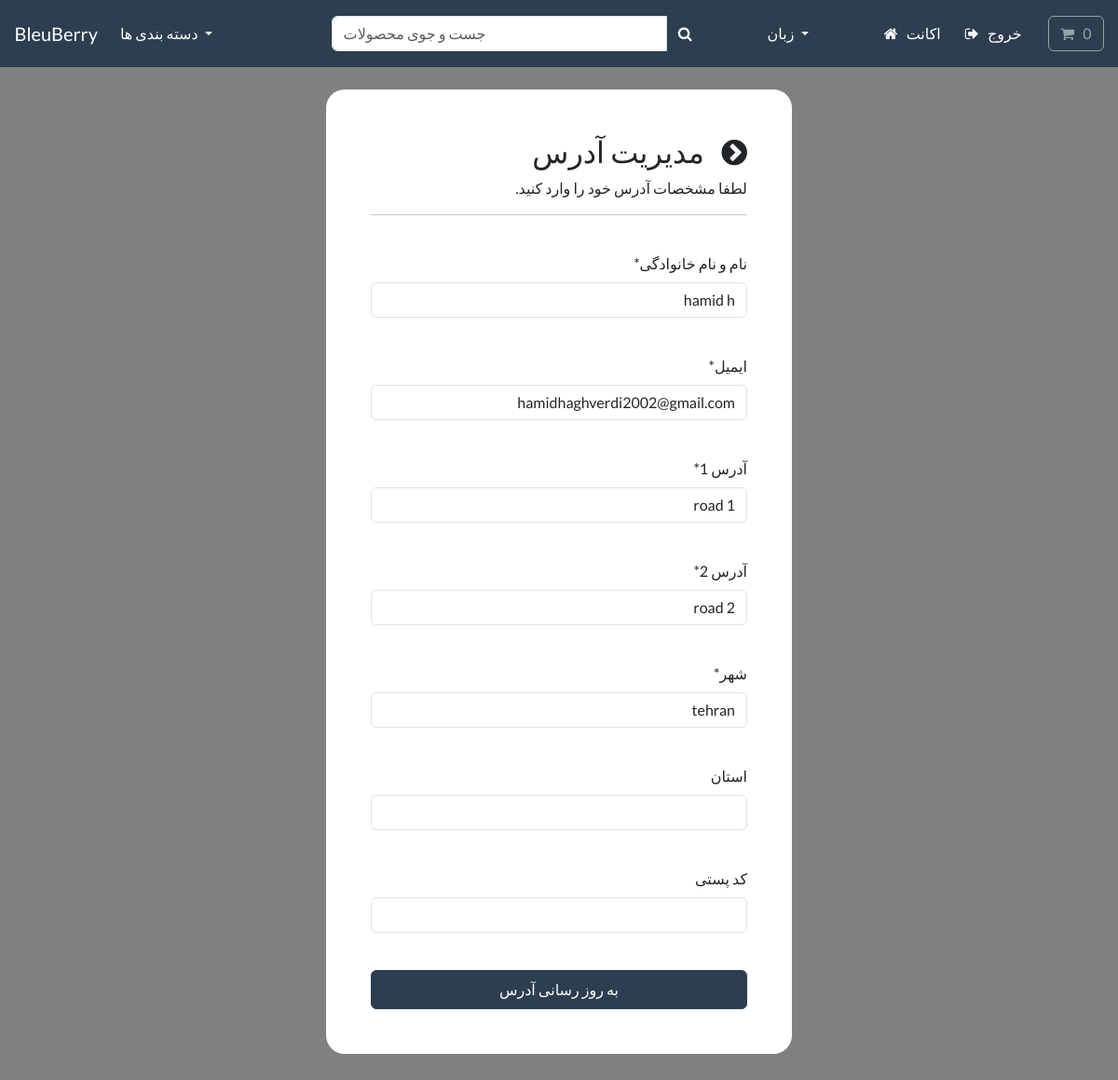
The app's page /fa/account/shipping-management (signed in) with its own data.
### payment/models.py (models this page shows, shortened)
class ShippingAddress(models.Model):
    full_name = models.CharField(_("full_name"), max_length=300)
    email = models.EmailField(_("email"), max_length=255)
    address1 = models.CharField(_("address1"), max_length=300)
    address2 = models.CharField(_("address2"), max_length=300)
    city = models.CharField(_("city"), max_length=255)
    state = models.CharField(_("state"), max_length=255, null=True, blank=True)
    zipcode = models.CharField(_("zipcode"), max_length=255, null=True, blank=True)
    user = models.ForeignKey(User, on_delete=models.CASCADE, verbose_name=_("user"))
    class Meta:
        verbose_name_plural = _('Shipping Address')
        verbose_name = _('Shipping Address')

### account/views.py (the view, shortened to what this page needs)
# urls.py: path('shipping-management', views.manage_shipping, name='shipping-management'),
@login_required(login_url='my-login')
def manage_shipping(request):
    try:
        shipping = ShippingAddress.objects.get(user=request.user.id)
    except ShippingAddress.DoesNotExist:
        shipping = None
    form = ShippingForm(instance=shipping)
    context = {'form':form}
    return render(request, 'account/manage-shipping.html', context=context)

### payment/forms.py
class ShippingForm(forms.ModelForm):
    class Meta:
        model = ShippingAddress
        fields = ['full_name', 'email', 'address1', 'address2', 'city', 'state', 'zipcode']
        exclude = ['user',]

### cart/cart.py (called while the page is built)
    def __len__(self):
        return sum(item['qty'] for item in self.cart.values())

### cart/context_processors.py (called while the page is built)
def cart(request):
    return {'cart': Cart(request)}

### store/models.py (called while the page is built)
    def get_absolute_url(self):
        return reverse('list-category', args=[self.slug])

### store/views.py (called while the page is built)
def categories(request):
    all_categories = Category.objects.all()
    return {'all_categories': all_categories}

### account/templates/account/manage-shipping.html (shortened to what this page needs)
{% include "store/base.html" %}
{% load static %}
{% load i18n %}
{% load crispy_forms_tags %}
{% block content %}
    <body>
        <br>
        <div class="container bg-white shadow-md p-5 form-layout" dir="auto">
            <h3> <i class="fa fa-chevron-circle-right" aria-hidden="true"></i> &nbsp; {% trans 'Manage shipping' %} </h3>
            <p> {% trans 'Please fill in your shipping address.' %} </p>
            <hr>
            <br>
            <form method="POST" autocomplete="off">
                {{form.full_name|as_crispy_field}}
                <br>
                {{form.email|as_crispy_field}}
                <br>
                {{form.address1|as_crispy_field}}
                <br>
                {{form.address2|as_crispy_field}}
                <br>
                {{form.city|as_crispy_field}}
                <br>
                {{form.state|as_crispy_field}}
                <br>
                {{form.zipcode|as_crispy_field}}
                <br>
                <button type="submit" class="btn btn-primary navbar-btn text-white w-100 p-2"> {% trans 'Update shipping address' %} </button>
            </form>
        </div>
    </body>
{% endblock %}

### static/css/styles.css (style rules this page uses)
.form-layout { border-radius: 20px; width: 500px; }

### account/templates/account/manage-shipping.html (style rules this page uses)
body { background-color: gray; }

### records on screen
ShippingAddress: full_name "hamid h", email "hamidhaghverdi2002@gmail.com", address1 "road 1", address2 "road 2", city "tehran"
